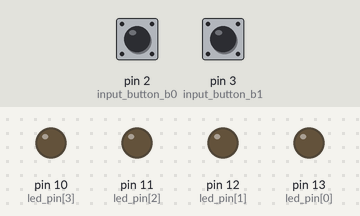
A sketch run on a simulated Arduino Uno, built with avr-gcc and run on an emulated ATmega328P. On the bench: output pins drawn as LEDs (lit = HIGH). The inputs (shaded band) are chosen by the test bench; at power-on: pin 2 (input_button_b0) HIGH, pin 3 (input_button_b1) HIGH.

Above: at 1.2 s.
1.3 s: pin 2 (input_button_b0) pulled LOW for 0.15 s
At 2.7 s:
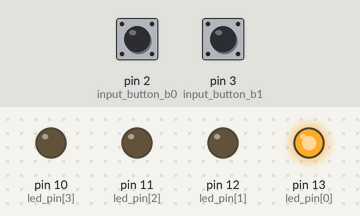
4.4 s: pin 3 (input_button_b1) pulled LOW for 0.15 s
At 6.0 s:
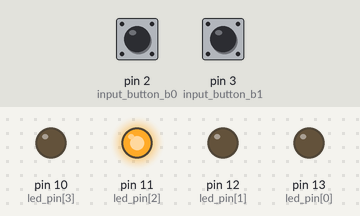
7.5 s: pin 2 (input_button_b0) pulled LOW for 1 s
At 10.3 s:
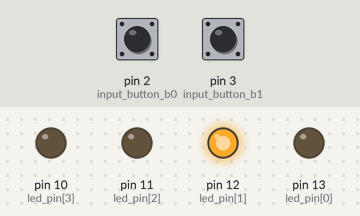
10.5 s: pin 3 (input_button_b1) pulled LOW for 3.2 s
At 15.5 s:
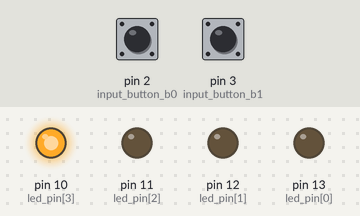
Timing chart, 0 to 17.7 s (numbered marks = the images above; inputs shaded):
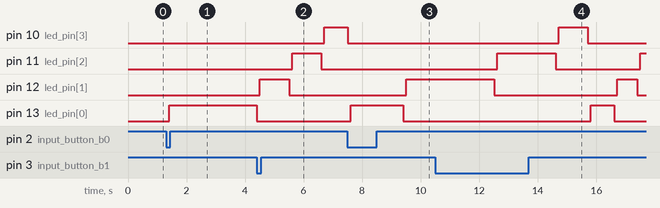

Measured:
- after the input at 1.3 s, pin 13 (led_pin[0]): LOW → HIGH after 0.10 s
- after the input at 4.4 s, pin 10 (led_pin[3]): LOW → HIGH after 2.3 s; pin 11 (led_pin[2]): LOW → HIGH after 1.2 s, → LOW 1.0 s later
- after the input at 7.5 s, pin 10 (led_pin[3]): goes on until 7.5 s, then stays LOW; pin 11 (led_pin[2]): stays LOW (without the input it goes to HIGH after 1.6 s)
- after the input at 10.5 s, pin 10 (led_pin[3]): LOW → HIGH after 4.2 s instead of 5.4 s; pin 13 (led_pin[0]): LOW → HIGH after 5.3 s, → LOW 0.80 s later

The sketch:

7.in_de_freq.ino
```cpp
#include <stdio.h>
int led_pin[4] = {13,12,11,10};
int input_button_b0 = 2 ;
int input_button_b1 = 3 ;
int delay_debounce = 100;
int current_led = 3;
float k = 2000;
float k_delay_state1 = 0.01;
float k_delay_state2 = 0.01;
int state = 0;
int previous_state = 0;
static void setup() {
  pinMode(input_button_b0 , INPUT);
  pinMode(input_button_b1 , INPUT);
  for (int number_led = 0 ; number_led < sizeof(led_pin) / sizeof(led_pin[0]) ; number_led++){
    pinMode(led_pin[number_led] , OUTPUT);
  }
}
static void loop() {
  if(state != previous_state){
    previous_state = state;
    k = 2000;
    k_delay_state1 = 0.01;
    k_delay_state2 = 0.01;
  }
  if (digitalRead(input_button_b0) == LOW && digitalRead(input_button_b1) == LOW){
      if (k > 0 ){
        state = 0;
        current_led ++;
        if(current_led > 3){
          current_led = 0;
        }
        digitalWrite(led_pin[current_led] , HIGH);
        delay(k);
        digitalWrite(led_pin[current_led] , LOW);
        Serial.println(k);
        }
    }
  if (digitalRead(input_button_b0) == HIGH && digitalRead(input_button_b1) == LOW || state == 1){
    boolean value = debounce(input_button_b0);
    if (value = HIGH){
      if (k > 0 ){
        state = 1;
        current_led ++;
        if(current_led > 3){
          current_led = 0;
        }
        digitalWrite(led_pin[current_led] , HIGH);
        k = k - (10/ k_delay_state1);
        delay(k);
        k_delay_state1 +=0.04;
        digitalWrite(led_pin[current_led] , LOW);
        Serial.println(k);
        }
    }
  }
  if (digitalRead(input_button_b0) == LOW && digitalRead(input_button_b1) == HIGH || state==2 ){
    boolean value = debounce(input_button_b1);
    if (value = HIGH){
      if (k > 0 ){
        state = 2;
        current_led ++;
        if(current_led > 3){
          current_led = 0;
        }
        digitalWrite(led_pin[current_led] , HIGH);
        k = k + (10/ k_delay_state2);
        delay(k);
        k_delay_state2 +=0.04;
        digitalWrite(led_pin[current_led] , LOW);
        Serial.println(k);
        }
    }
  }
  }
static boolean debounce(int pin){
  boolean previous_state = digitalRead(pin);
  for(int count = 0 ; count < delay_debounce ; count ++){
    delay(1);
    int state = digitalRead(pin);
    if (state != previous_state){
      count = 0 ;
      previous_state = state;
    }
  }
  return previous_state;
}
```
